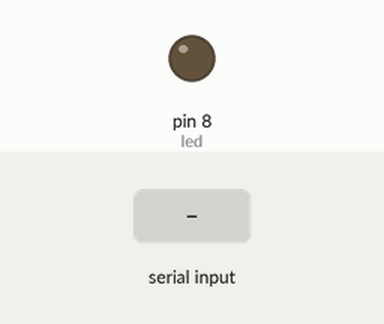
The sketch below on a simulated Arduino Uno, built with avr-gcc and run on an emulated ATmega328P. Shown: output pins drawn as LEDs (lit = HIGH). The inputs (shaded band) are chosen by the test bench. What the sketch prints to the serial monitor is not drawn.

Above: at 1.2 s.
1.3 s: "1" received over Serial
At 1.6 s:
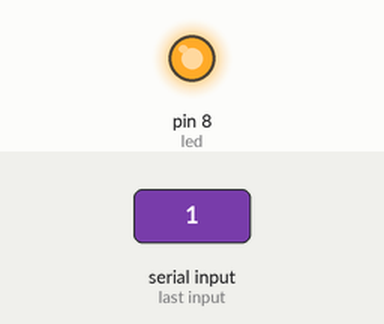
2.8 s: "2" received over Serial
At 3.9 s:
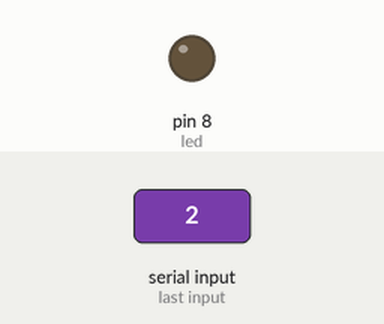
Timing chart, 0 to 5.8 s (numbered marks = the images above; inputs shaded):
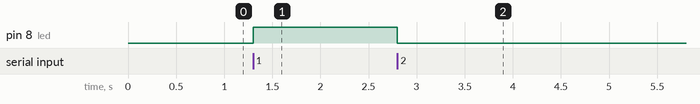

The sketch:

LedserialArduino2.ino
```cpp
#define led 8


void setup() {
  Serial.begin(9600);
  pinMode(led,OUTPUT);
  Serial.println("Digite 1 para ligado ou 2 para desligado!");

}


void loop() {


  boolean logico = true;

  while(logico){
    char leitura = Serial.read();

    if(leitura == '1'){
      digitalWrite(led,HIGH);
      break;
    }
    if(leitura == '2'){
      digitalWrite(led,LOW);
      break;
    }
  }
}
```

Measured:
- after the input at 1.3 s, pin 8 (led): LOW → HIGH at once
- after the input at 2.8 s, pin 8 (led): HIGH → LOW at once
